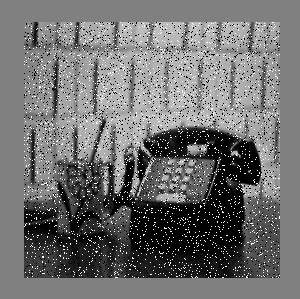
#> input picture Images/OIP.jpg, 300 x 299 px
$ python 'Median Filter.py'
#> lines starting #> are read from the running program, lines starting #| are printed output that depends on the picture
import cv2

image = cv2.imread('Images/OIP.jpg')
#> image is the input picture: shape (299, 300, 3); min 0, max 255, mean 111.8
median_image = cv2.medianBlur(image, ksize = 5)
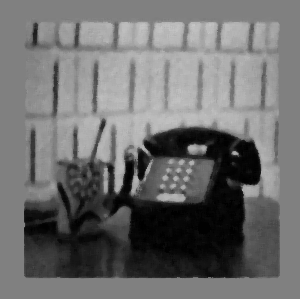
#> median_image: shape (299, 300, 3); min 0, max 200, mean 109.4

cv2.imshow('Original Image',image)
cv2.imshow('Median Filter Image', median_image)

cv2.imwrite('Images/Median Filter Image.jpg', median_image)

cv2.waitKey(0)
cv2.destroyAllWindows()
